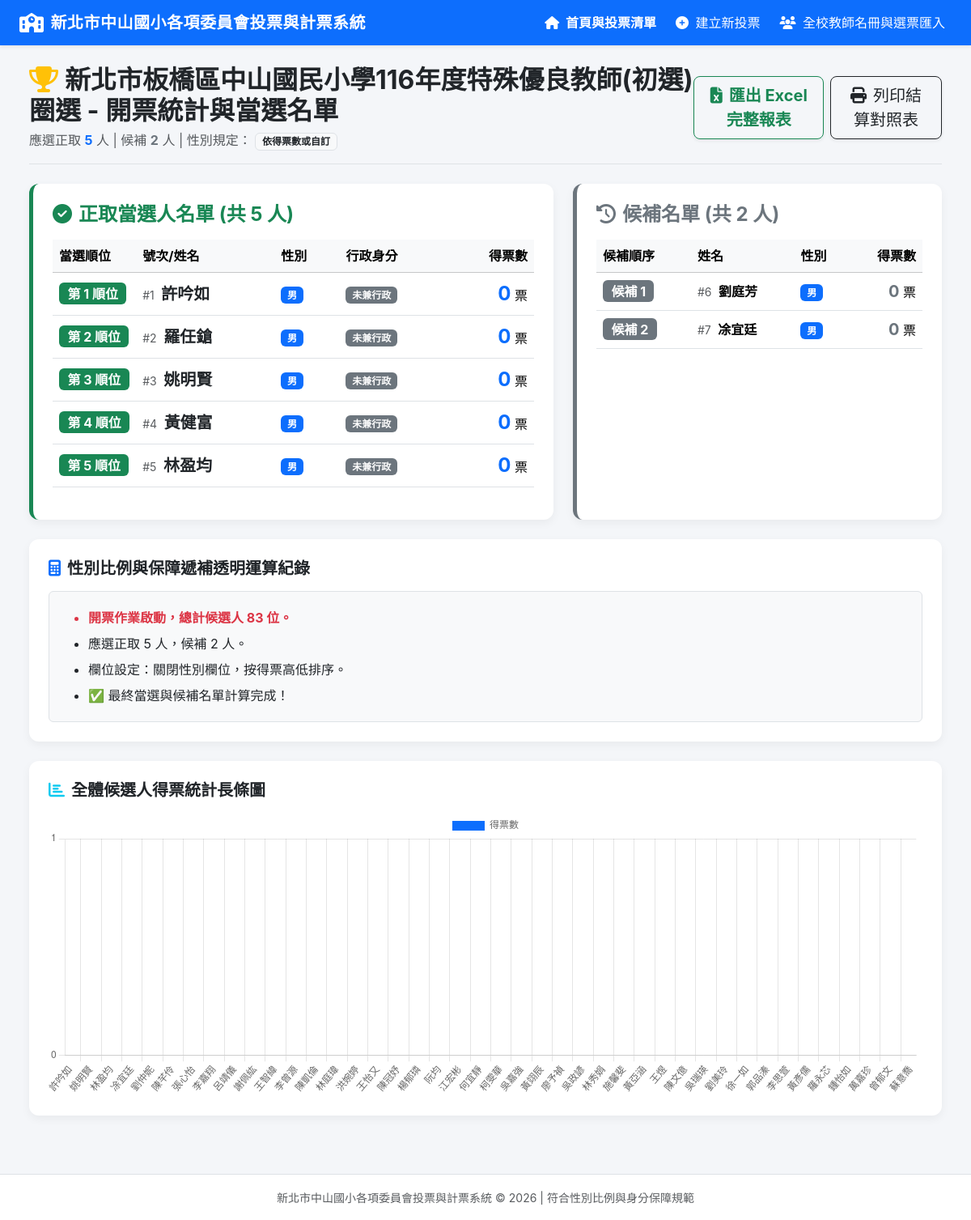
/result/4, run on an earlier commit of the app's database.
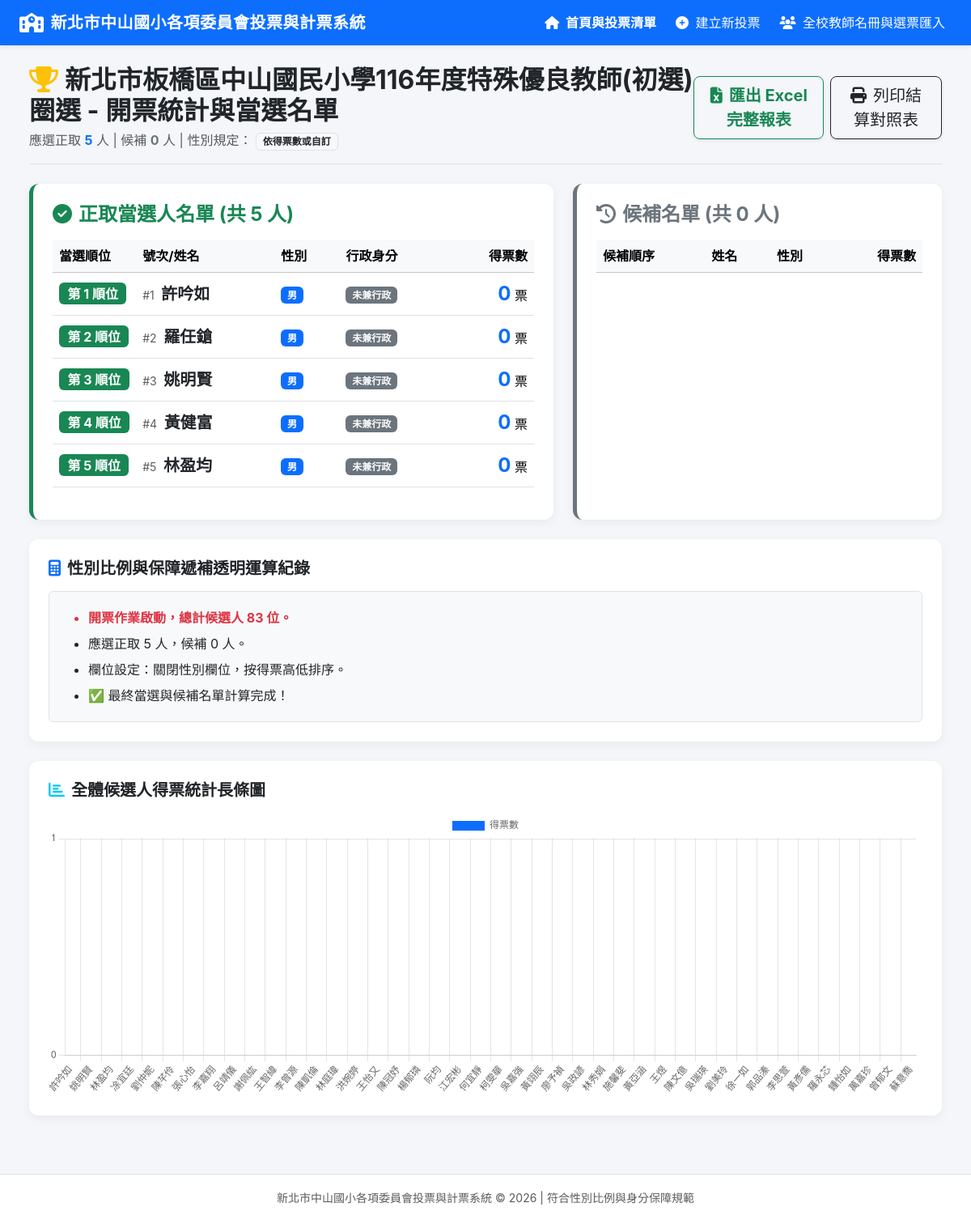
And on a later commit of the database.
### tables this page shows
CREATE TABLE committees (
        id INTEGER PRIMARY KEY AUTOINCREMENT,
        title TEXT NOT NULL,
        description TEXT,
        seats_count INTEGER NOT NULL DEFAULT 5,
        alternate_count INTEGER NOT NULL DEFAULT 2,
        max_votes_per_ballot INTEGER NOT NULL DEFAULT 5,
        gender_rule_type TEXT NOT NULL DEFAULT 'one_third', 
        -- options: 'none', 'one_third', 'half_female', 'custom'
        min_male_count INTEGER DEFAULT 0,
        min_female_count INTEGER DEFAULT 0,
        identity_rule_type TEXT DEFAULT 'none',
        -- options: 'none', 'non_admin_half', 'custom'
        min_non_admin_count INTEGER DEFAULT 0,
        status TEXT NOT NULL DEFAULT 'draft', -- 'draft', 'active', 'closed'
        created_at DATETIME DEFAULT CURRENT_TIMESTAMP
    , auth_mode TEXT DEFAULT 'direct', show_gender INTEGER DEFAULT 1, show_admin INTEGER DEFAULT 1);

CREATE TABLE candidates (
        id INTEGER PRIMARY KEY AUTOINCREMENT,
        committee_id INTEGER NOT NULL,
        candidate_number INTEGER NOT NULL, -- 候選人號次
        name TEXT NOT NULL,
        gender TEXT NOT NULL, -- '男' or '女'
        department TEXT DEFAULT '一般科',
        is_admin INTEGER DEFAULT 0,
        FOREIGN KEY (committee_id) REFERENCES committees (id) ON DELETE CASCADE
    );

### app.py (the view)
@app.route('/result/<int:committee_id>')
def result(committee_id):
    res = calculate_election_results(committee_id)
    if not res:
        return "找不到開票結果", 404
    return render_template('result.html', result=res)

### db.py (called while the page is built)
def get_db():
    conn = sqlite3.connect(DB_PATH)
    conn.row_factory = sqlite3.Row
    return conn

### templates/result.html (shortened to what the changed rows need)
{% extends 'base.html' %}
{% block content %}
<div class="container-fluid">
    <div class="d-flex justify-content-between align-items-center mb-4 pb-3 border-bottom">
        <div>
            <h2 class="fw-bold text-dark mb-1">
                <i class="fa-solid fa-trophy text-warning me-2"></i>{{ result.committee.title }} - 開票統計與當選名單
            </h2>
            <p class="text-muted mb-0">
                應選正取 <strong class="text-primary">{{ result.committee.seats_count }}</strong> 人 |
                候補 <strong class="text-secondary">{{ result.committee.alternate_count }}</strong> 人 |
                性別規定：
                {% if result.committee.gender_rule_type == 'one_third' %}
                <span class="badge bg-info text-dark">任一性別 ≥ 1/3</span>
                {% elif result.committee.gender_rule_type == 'half_female' %}
                <span class="badge bg-danger">女性 ≥ 1/2</span>
                {% else %}
                <span class="badge bg-light text-dark border">依得票數或自訂</span>
                {% endif %}
            </p>
        </div>
    </div>
    <div class="row g-4 mb-4">
        <div class="col-md-7">
            <div class="card card-custom bg-white p-4 h-100 border-start border-5 border-success">
                <div class="table-responsive">
                    <table class="table table-hover align-middle">
                        <thead class="table-light">
                            <tr>
                                <th width="70">當選順位</th>
                                <th>號次/姓名</th>
                                <th>性別</th>
                                <th>行政身分</th>
                                <th class="text-end">得票數</th>
                            </tr>
                        </thead>
                        <tbody>
                            {% for w in result.winners %}
                            <tr>
                                <td><span class="badge bg-success fs-6">第 {{ loop.index }} 順位</span></td>
                                <td>
                                    <span class="text-muted small me-1">#{{ w.candidate_number }}</span>
                                    <strong class="fs-5 text-dark">{{ w.name }}</strong>
                                </td>
                                <td>
                                    <span class="badge {{ 'badge-gender-f' if w.gender == '女' else 'badge-gender-m' }}">
                                        {{ w.gender }}
                                    </span>
                                </td>
                                <td>
                                    <span class="badge {{ 'bg-warning text-dark' if w.is_admin else 'bg-secondary' }}">
                                        {{ '兼行政' if w.is_admin else '未兼行政' }}
                                    </span>
                                </td>
                                <td class="text-end"><strong class="fs-4 text-primary">{{ w.total_votes }}</strong> 票</td>
                            </tr>
                            {% endfor %}
                        </tbody>
                    </table>
                </div>
            </div>
        </div>
        <div class="col-md-5">
            <div class="card card-custom bg-white p-4 h-100 border-start border-5 border-secondary">
                <h4 class="fw-bold text-secondary mb-3">
                    <i class="fa-solid fa-clock-rotate-left me-2"></i>候補名單 (共 {{ result.alternates|length }} 人)
                </h4>
                <div class="table-responsive">
                    <table class="table table-hover align-middle">
                        <thead class="table-light">
                            <tr>
                                <th>候補順序</th>
                                <th>姓名</th>
                                <th>性別</th>
                                <th class="text-end">得票數</th>
                            </tr>
                        </thead>
                        <tbody>
                            {% for a in result.alternates %}
                            <tr>
                                <td><span class="badge bg-secondary fs-6">候補 {{ loop.index }}</span></td>
                                <td>
                                    <span class="text-muted small me-1">#{{ a.candidate_number }}</span>
                                    <strong class="fs-6">{{ a.name }}</strong>
                                </td>
                                <td>
                                    <span class="badge {{ 'badge-gender-f' if a.gender == '女' else 'badge-gender-m' }}">
                                        {{ a.gender }}
                                    </span>
                                </td>
                                <td class="text-end"><strong class="fs-5 text-secondary">{{ a.total_votes }}</strong> 票</td>
                            </tr>
                            {% endfor %}
                        </tbody>
                    </table>
                </div>
            </div>
        </div>
    </div>
    <div class="card card-custom bg-white p-4 mb-4">
        <div class="bg-light p-3 rounded border">
            <ul class="mb-0">
                {% for log in result.logs %}
                <li class="py-1 fs-6 {{ 'fw-bold text-danger' if '啟動' in log or '遞補' in log else 'text-dark' }}">
                    {{ log }}
                </li>
                {% endfor %}
            </ul>
        </div>
    </div>
</div>
{% endblock %}

What changed in the data, as far as the page shows it:
no longer on this page (row unchanged): candidates: candidate_number "6", name "劉庭芳", gender "男", total_votes "0", shown under "候補名單 (共 2 人)"
no longer on this page (row unchanged): candidates: candidate_number "7", name "凃宜廷", gender "男", total_votes "0", shown under "候補名單 (共 2 人)"
changed committees "新北市板橋區中山國民小學116年度特殊優良教師(初選)圈選": committee.alternate_count "2" → "0"
Also different on the page:
{{ result.alternates|length }}: "2" → "0"
new list line: "應選正取 5 人，候補 0 人。"
list line gone: "應選正取 5 人，候補 2 人。"
